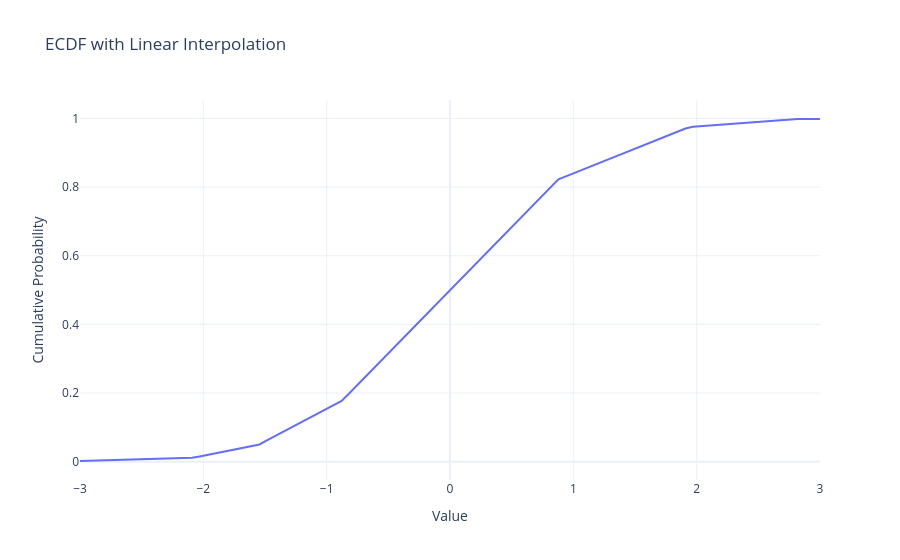

This figure's notebook cell:
### Markdown cell above
### Evaluating at Multiple Points

The ECDF can be called with arrays for vectorized evaluation:

### Code cell
# Evaluate at many points (linear interpolation between bin edges)
x_points = np.linspace(-3, 3, 100)
cdf_values_at_points = ecdf_result(x_points)

# Plot the ECDF
import plotly.graph_objects as go

fig = go.Figure()
fig.add_trace(go.Scatter(x=x_points, y=cdf_values_at_points, mode="lines", name="ECDF"))
fig.update_layout(
    title="ECDF with Linear Interpolation",
    xaxis_title="Value",
    yaxis_title="Cumulative Probability",
    template="plotly_white",
)
fig.show()
